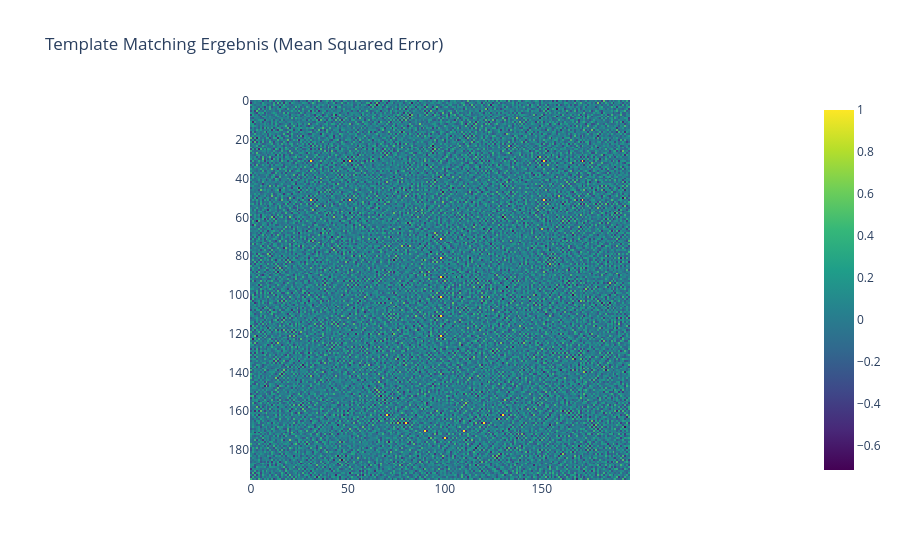

Source (notebook cell):
### Markdown cell above
### Template Matching Mittels Kreuzkorrelation

In der Python Funktion `skimage.feature.match_template()` ist die robustere Variante eines template matching Algorithmus implementiert. Diese ist gegen Rauschen und gegen Helligkeitsunterschiede nicht sensitiv.

#### Aufgabe
Wenden Sie die Funktion auf das Testbild und das `img_match2` mit veränderter Helligkeit an.
Beachten Sie, dass im falle einer größtmöglichen Übereinstimmung die Korrelation = 1 ist. Um die Position der besten Übereionstimmung zu benommen, müssen daher auch die Filterbedingung, mit der höchte übereinstimmung identifiziert werden kann angepasst werden.

### Code cell
# Template Matching algorithmus anwenden und Korrelationsbile anzeigen.

####
## ENTER YOUR CODE HERE
####
correlation = skimage.feature.match_template(img, img_template2)

# Das Ergebnis ist ein Float32-Bild: das als heatmap () dargestellt werden kann
fig = px.imshow(correlation, color_continuous_scale='viridis',
                title='Template Matching Ergebnis (Mean Squared Error)')
fig.show()

### Figure 1 — Plotly figure (JSON) as saved in the notebook; plotly's stock layout.template omitted (floating-point values rounded to 4 significant figures; data arrays with more than 128 entries replaced by an {"elided": "..."} marker saying what was removed)
{"data": [{"coloraxis": "coloraxis", "hovertemplate": "x: %{x}<br>y: %{y}<br>color: %{z}<extra></extra>", "name": "0", "type": "heatmap", "xaxis": "x", "yaxis": "y", "z": {"elided": "196x196 float values"}}], "layout": {"coloraxis": {"colorscale": [[0, "#440154"], [0.1111, "#482878"], [0.2222, "#3e4989"], [0.3333, "#31688e"], [0.4444, "#26828e"], [0.5556, "#1f9e89"], [0.6667, "#35b779"], [0.7778, "#6ece58"], [0.8889, "#b5de2b"], [1, "#fde725"]]}, "title": {"text": "Template Matching Ergebnis (Mean Squared Error)"}, "xaxis": {"anchor": "y", "constrain": "domain", "domain": [0, 1], "scaleanchor": "y"}, "yaxis": {"anchor": "x", "autorange": "reversed", "constrain": "domain", "domain": [0, 1]}}}
